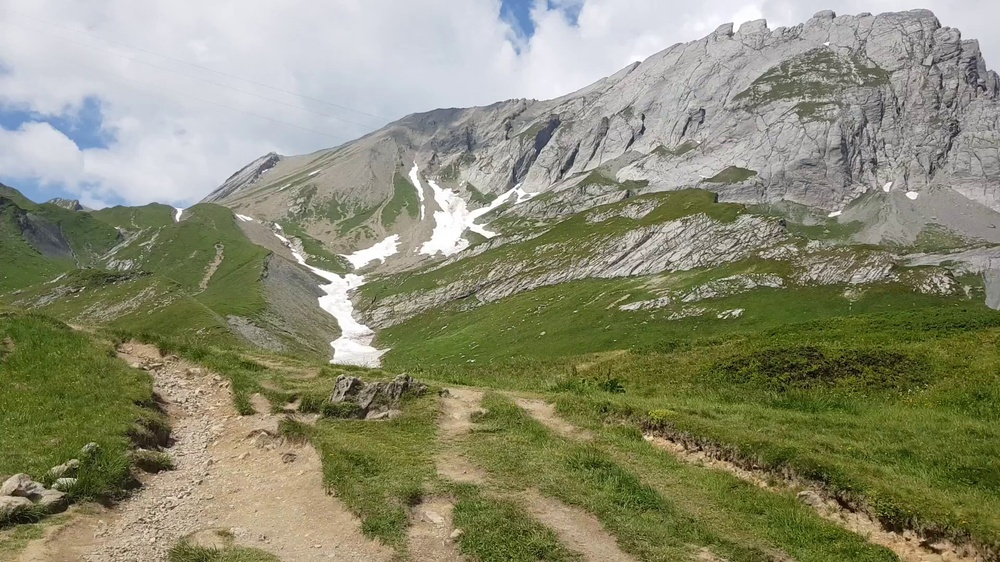
#> input picture frames/data/frame0.jpg, 1000 x 562 px, shrunk from 1920 x 1080 before the run
$ python -i cutter.py   (imports and definitions only)
#> lines starting #> are read from the running program, lines starting #| are printed output that depends on the picture; after the words box and inside, x2 and y2 are one past the last pixel; in counts of white or black regions, pixels touching at a corner belong together
#> further down, picture is the input picture: shape (562, 1000, 3); mean B, G, R 114.8, 140.5, 139.7
import cv2
import numpy as np
import imutils
from PIL import ImageEnhance, Image


def cutImage(stitched_img):
    # make border to the image to find the requested rectangle
    stitched_img = cv2.copyMakeBorder(stitched_img, 5, 5, 5, 5, cv2.BORDER_CONSTANT, (0, 0, 0))
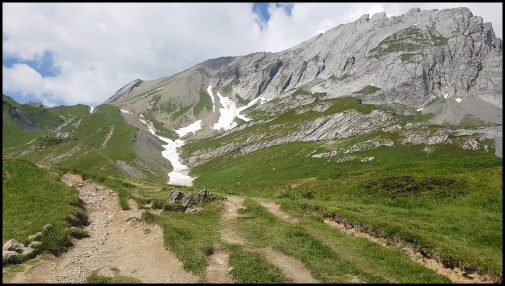
#> stitched_img: shape (572, 1010, 3) (shown at 1/2 size); mean of channels 0, 1, 2 111.7, 136.7, 135.9; drawn as B, G, R
    # convert to gray scale
    gray = cv2.cvtColor(stitched_img, cv2.COLOR_BGR2GRAY)
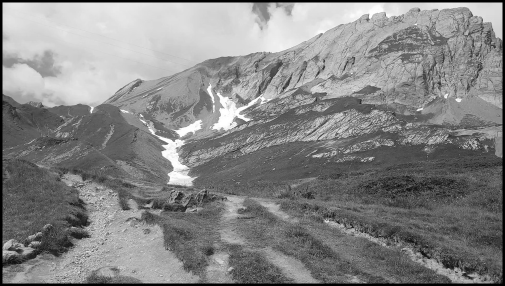
#> gray: shape (572, 1010) (shown at 1/2 size); min 0, max 255, mean 133.6
    # try to find where is the "black pixel" using binary 0 and 1
    # to get a clean image without the black space
    thresh_img = cv2.threshold(gray, 0, 255, cv2.THRESH_BINARY)[1]
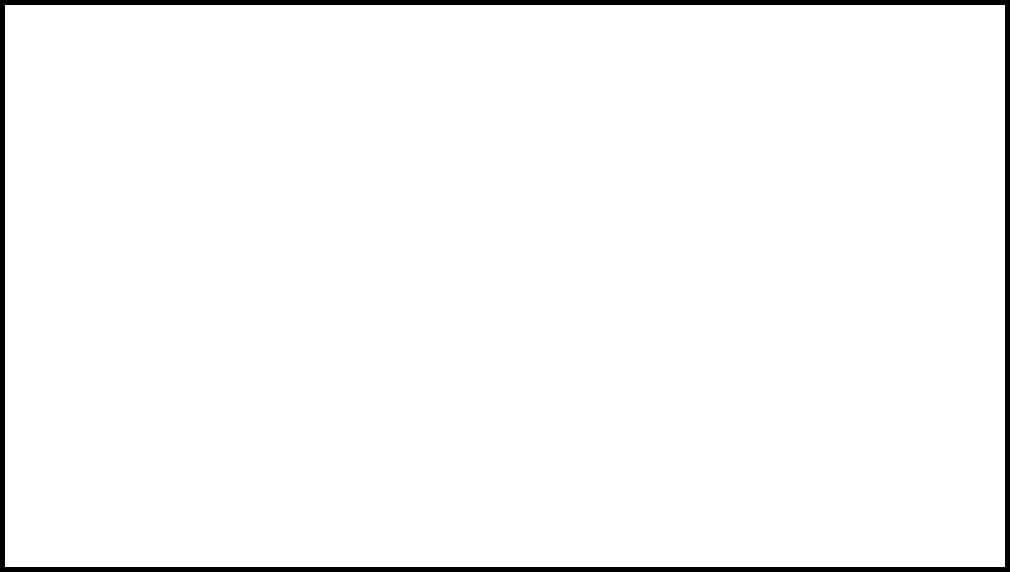
#> thresh_img: shape (572, 1010); 97.3% white; 1 black region

    # find the contours on the binary image to find the circle corners and substract those later
    contours = cv2.findContours(thresh_img.copy(), cv2.RETR_EXTERNAL, cv2.CHAIN_APPROX_SIMPLE)
#> contours = 1 contour; box (x1, y1, x2, y2) and area: (5, 5, 1005, 567) 560439
    # find the maximum area of the image
    contours = imutils.grab_contours(contours)
#> contours = [[[5, 5], [5, 566], [1004, 566], [1004, 5]]]
    areaOI = max(contours, key=cv2.contourArea)
#> areaOI = [[5, 5], [5, 566], [1004, 566], [1004, 5]]
    # find mask with the same shape with the required image
    mask = np.zeros(thresh_img.shape, dtype="uint8")
    x, y, w, h = cv2.boundingRect(areaOI)
#> x = 5; y = 5; w = 1000; h = 562
    cv2.rectangle(mask, (x, y), (x + w, y + h), 255, -1)
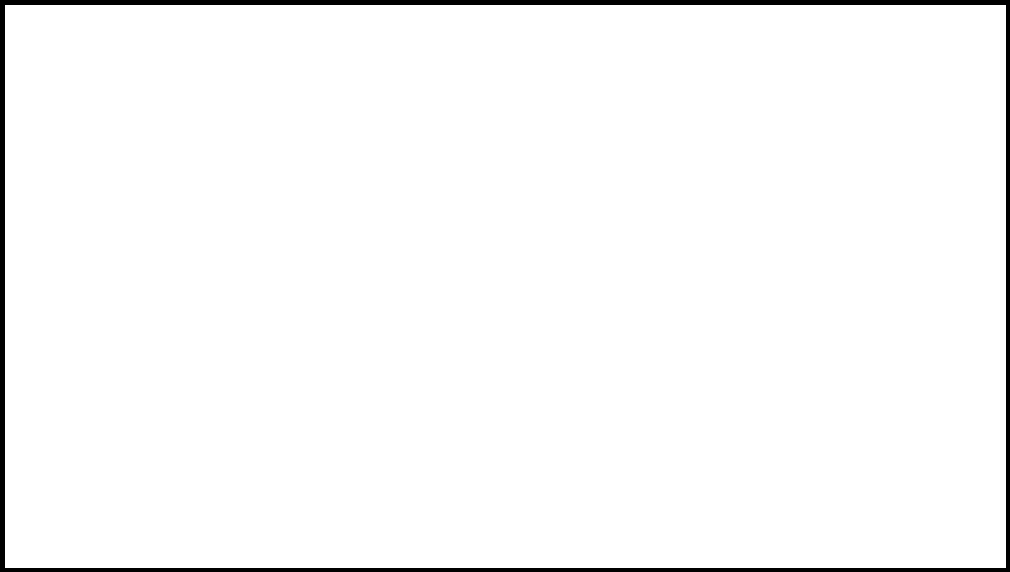
#> mask: shape (572, 1010); 97.5% white; 1 black region, box (x1, y1, x2, y2) and area: (0, 0, 1010, 572) 14157

    minRectangle = mask.copy()
    sub = mask.copy()
    # subtract the minimum rectangle from the image
    while cv2.countNonZero(sub) > 0:
        minRectangle = cv2.erode(minRectangle, None)
        sub = cv2.subtract(minRectangle, thresh_img)
#> this loop made 1 pass
#> pass 1, in cutImage, `minRectangle = cv2.erode(minRectangle, None)`:
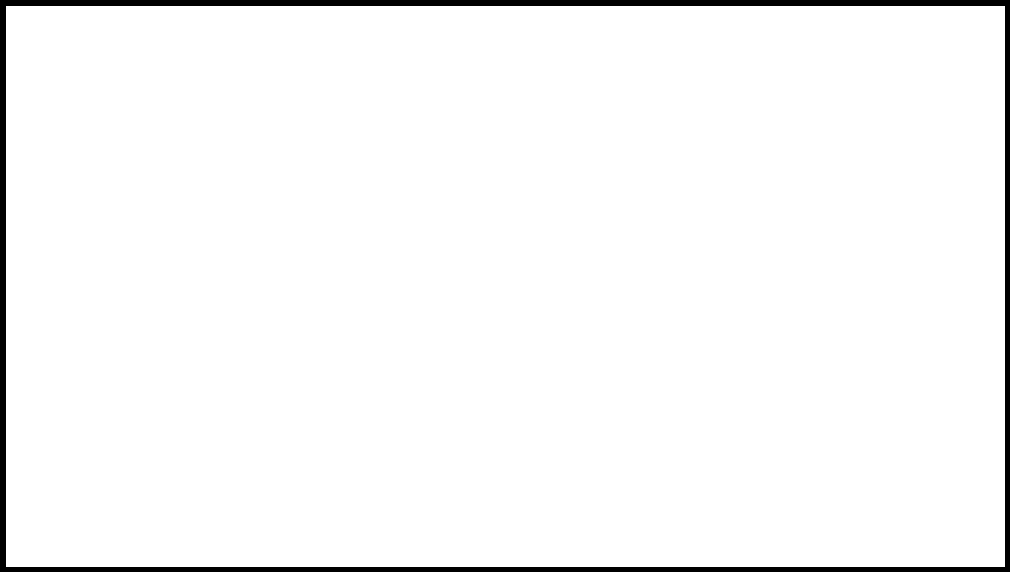
#> minRectangle: shape (572, 1010); 97% white; 1 black region
    # now find the minimum rectangle in the contours
    contours = cv2.findContours(minRectangle.copy(), cv2.RETR_EXTERNAL, cv2.CHAIN_APPROX_SIMPLE)
#> contours = 1 contour; box (x1, y1, x2, y2) and area: (6, 6, 1005, 567) 558880

    contours = imutils.grab_contours(contours)
#> contours = [[[6, 6], [6, 566], [1004, 566], [1004, 6]]]
    areaOI = max(contours, key=cv2.contourArea)
#> areaOI = [[6, 6], [6, 566], [1004, 566], [1004, 6]]

    # take the requested image of contour
    x, y, w, h = cv2.boundingRect(areaOI)
#> x = 6; y = 6; w = 999; h = 561
    # give the image without the black space
    cut_stitched_img = stitched_img[y:y + h, x:x + w]

    return cut_stitched_img[:, :, ::-1]
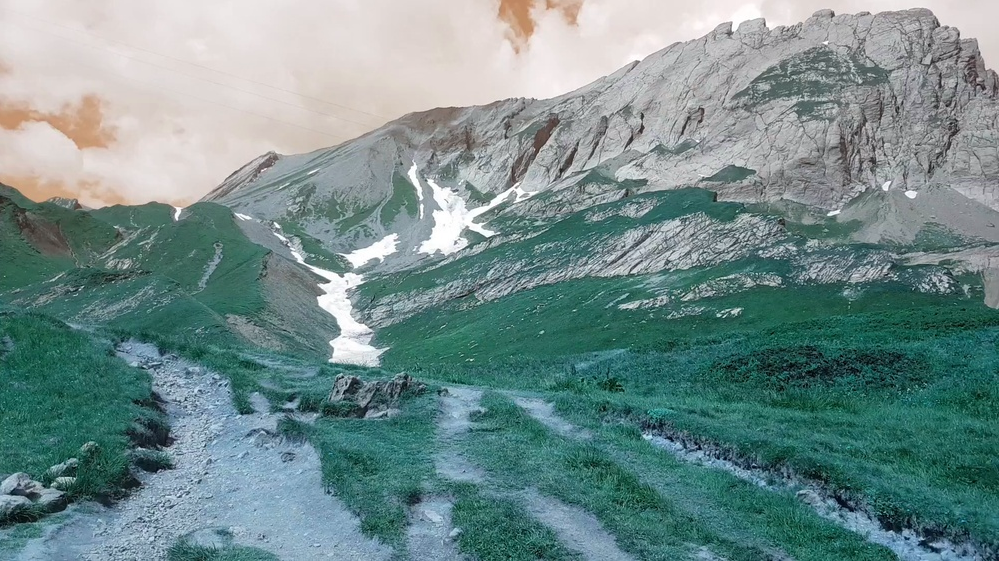
#> returned value: shape (561, 999, 3); mean of channels 0, 1, 2 139.5, 140.4, 114.6; drawn as B, G, R

"""
def cutImage(stitched_img):
    # make border to the image to find the requested rectangle
    stitched_img = cv2.copyMakeBorder(stitched_img, 5, 5, 5, 5, cv2.BORDER_CONSTANT, (0, 0, 0))
    # convert to gray scale
    gray = cv2.cvtColor(stitched_img, cv2.COLOR_BGR2GRAY)
    # try to find where is the "black pixel" using binary 0 and 1
    # to get a clean image without the black space
    thresh_img = cv2.threshold(gray, 0, 255, cv2.THRESH_BINARY)[1]

    plt.figure()
    plt.imshow(thresh_img)
    plt.axis('off')
    plt.show()
    # find the contours on the binary image to find the circle corners and substract those later
    contours = cv2.findContours(thresh_img.copy(), cv2.RETR_EXTERNAL, cv2.CHAIN_APPROX_SIMPLE)
    # find the maximum area of the image
    contours = imutils.grab_contours(contours)
    areaOI = max(contours, key=cv2.contourArea)
    # find mask with the same shape with the required image
    mask = np.zeros(thresh_img.shape, dtype="uint8")
    x, y, w, h = cv2.boundingRect(areaOI)
    cv2.rectangle(mask, (x, y), (x + w, y + h), 255, -1)

    minRectangle = mask.copy()
    sub = mask.copy()
    # subtract the minimum rectangle from the image
    while cv2.countNonZero(sub) > 0:
        minRectangle = cv2.erode(minRectangle, None)
        sub = cv2.subtract(minRectangle, thresh_img)
    # now find the minimum rectangle in the contours
    contours = cv2.findContours(minRectangle.copy(), cv2.RETR_EXTERNAL, cv2.CHAIN_APPROX_SIMPLE)

    contours = imutils.grab_contours(contours)
    areaOI = max(contours, key=cv2.contourArea)

    plt.figure()
    plt.imshow(minRectangle)
    plt.axis('off')
    plt.show()
    # take the requested image of contour
    x, y, w, h = cv2.boundingRect(areaOI)
    # give the image without the black space
    stitched_img = stitched_img[y:y + h, x:x + w]

    cv2.imwrite("stitchedOutputProcessed.png", stitched_img)
    # make the image sharper
    Im = Image.open('stitchedOutputProcessed.png')
    enhancer = ImageEnhance.Sharpness(Im)
    enhanced = enhancer.enhance(5.0)
    enhanced.save('enhanced.png')
    plt.figure()
    plt.imshow(stitched_img[:, :, ::-1])
    plt.axis('off')
    plt.show()
    plt.imshow(enhanced)

    plt.axis('off')
    plt.show()


"""

>>> import cv2
>>> picture = cv2.imread('frames/data/frame0.jpg')
>>> result = cutImage(picture)

$ run again, on frames/data/frame1.jpg
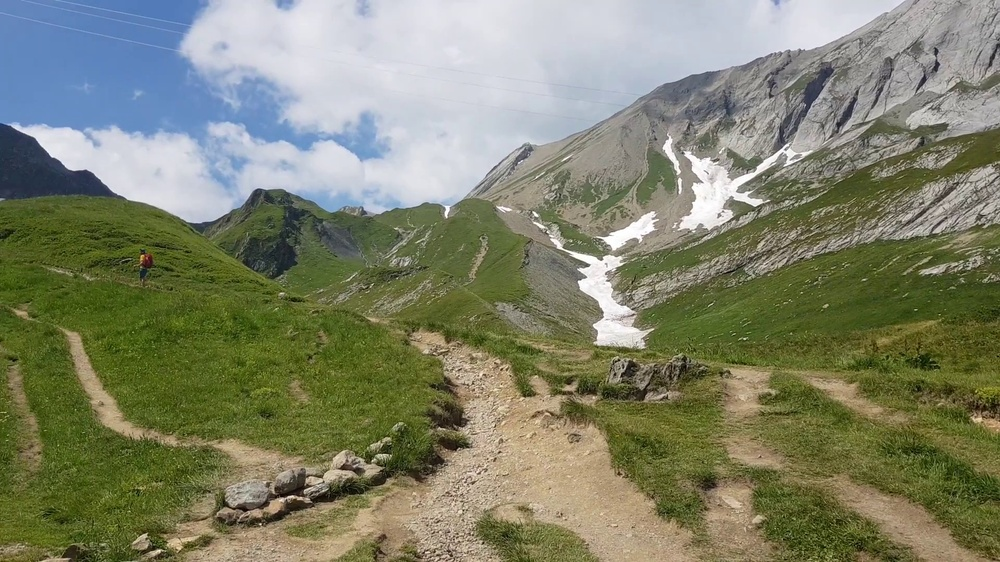
#> input picture frames/data/frame1.jpg, 1000 x 562 px, shrunk from 1920 x 1080 before the run
#> picture is the input picture: shape (562, 1000, 3); mean B, G, R 106.9, 130.9, 127.5
#> in cutImage, `gray = cv2.cvtColor(stitched_img, cv2.COLOR_BGR2GRAY)`:
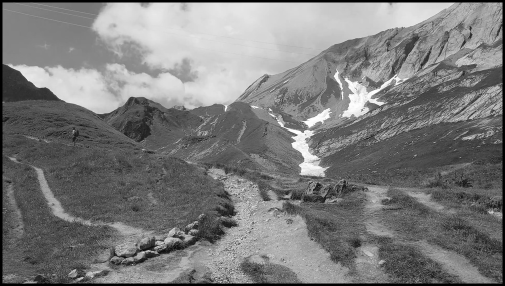
#> gray: shape (572, 1010) (shown at 1/2 size); min 0, max 255, mean 123.7
#> thresh_img: shape (572, 1010); 97.3% white; 1 black region
#> in cutImage, `contours = cv2.findContours(thresh_img.copy(), cv2.RETR_EXTERNAL, cv2...`: contours = 1 contour; box (x1, y1, x2, y2) and area: (5, 5, 1005, 567) 560439
#> in cutImage, `contours = imutils.grab_contours(contours)`: contours = [[[5, 5], [5, 566], [1004, 566], [1004, 5]]]
#> in cutImage, `areaOI = max(contours, key=cv2.contourArea)`: areaOI = [[5, 5], [5, 566], [1004, 566], [1004, 5]]
#> in cutImage, `x, y, w, h = cv2.boundingRect(areaOI)`: x = 5; w = 1000; h = 562
#> mask: shape (572, 1010); 97.5% white; 1 black region, box (x1, y1, x2, y2) and area: (0, 0, 1010, 572) 14157
#> the loop in cutImage, `while cv2.countNonZero(sub) > 0:` made 1 pass
#> in cutImage, `contours = cv2.findContours(minRectangle.copy(), cv2.RETR_EXTERNAL, cv..`: contours = 1 contour; box (x1, y1, x2, y2) and area: (6, 6, 1005, 567) 558880
#> in cutImage, `contours = imutils.grab_contours(contours)`: contours = [[[6, 6], [6, 566], [1004, 566], [1004, 6]]]
#> in cutImage, `areaOI = max(contours, key=cv2.contourArea)`: areaOI = [[6, 6], [6, 566], [1004, 566], [1004, 6]]
#> in cutImage, `x, y, w, h = cv2.boundingRect(areaOI)`: x = 6; w = 999; h = 561
#> in cutImage, `return cut_stitched_img[:, :, ::-1]`:
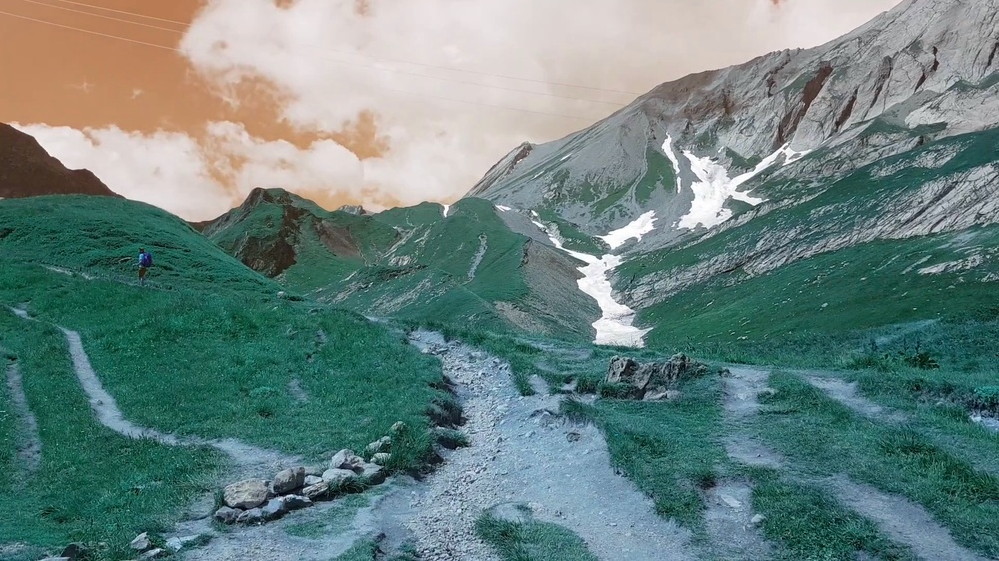
#> returned value: shape (561, 999, 3); mean of channels 0, 1, 2 127.4, 130.8, 106.7; drawn as B, G, R

$ run again, on frames/data/frame2.jpg
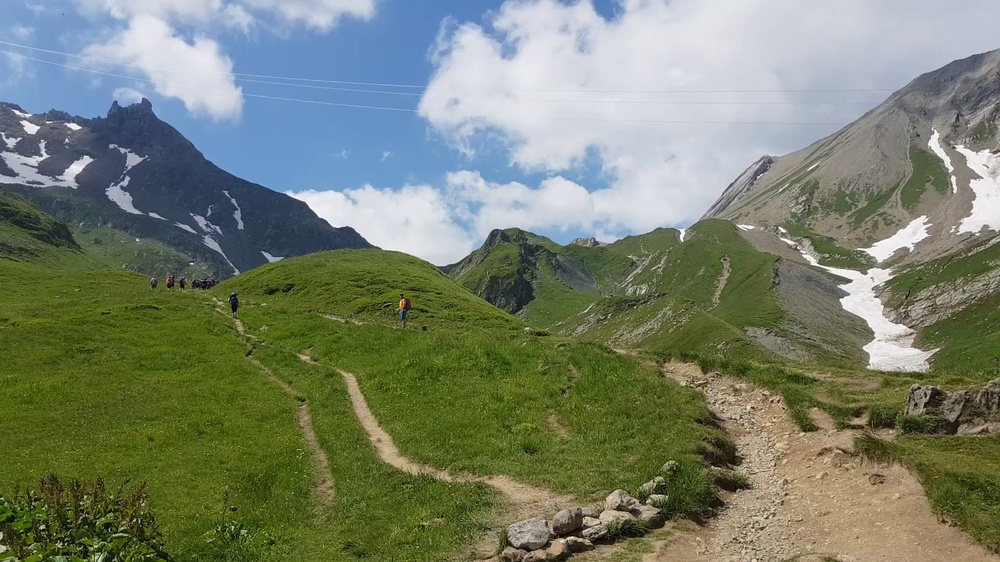
#> input picture frames/data/frame2.jpg, 1000 x 562 px, shrunk from 1920 x 1080 before the run
#> picture is the input picture: shape (562, 1000, 3); mean B, G, R 109.5, 128.7, 119.8
#> in cutImage, `gray = cv2.cvtColor(stitched_img, cv2.COLOR_BGR2GRAY)`:
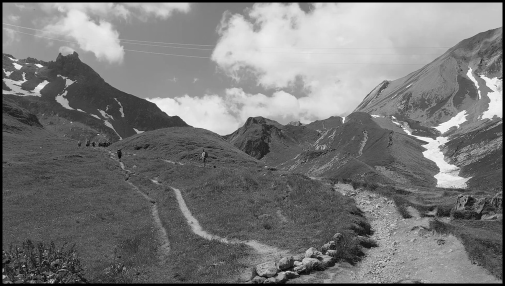
#> gray: shape (572, 1010) (shown at 1/2 size); min 0, max 255, mean 120.5
#> thresh_img: shape (572, 1010); 97.3% white; 1 black region
#> in cutImage, `contours = cv2.findContours(thresh_img.copy(), cv2.RETR_EXTERNAL, cv2...`: contours = 1 contour; box (x1, y1, x2, y2) and area: (5, 5, 1005, 567) 560439
#> in cutImage, `contours = imutils.grab_contours(contours)`: contours = [[[5, 5], [5, 566], [1004, 566], [1004, 5]]]
#> in cutImage, `areaOI = max(contours, key=cv2.contourArea)`: areaOI = [[5, 5], [5, 566], [1004, 566], [1004, 5]]
#> in cutImage, `x, y, w, h = cv2.boundingRect(areaOI)`: x = 5; w = 1000; h = 562
#> mask: shape (572, 1010); 97.5% white; 1 black region, box (x1, y1, x2, y2) and area: (0, 0, 1010, 572) 14157
#> the loop in cutImage, `while cv2.countNonZero(sub) > 0:` made 1 pass
#> in cutImage, `contours = cv2.findContours(minRectangle.copy(), cv2.RETR_EXTERNAL, cv..`: contours = 1 contour; box (x1, y1, x2, y2) and area: (6, 6, 1005, 567) 558880
#> in cutImage, `contours = imutils.grab_contours(contours)`: contours = [[[6, 6], [6, 566], [1004, 566], [1004, 6]]]
#> in cutImage, `areaOI = max(contours, key=cv2.contourArea)`: areaOI = [[6, 6], [6, 566], [1004, 566], [1004, 6]]
#> in cutImage, `x, y, w, h = cv2.boundingRect(areaOI)`: x = 6; w = 999; h = 561
#> in cutImage, `return cut_stitched_img[:, :, ::-1]`:
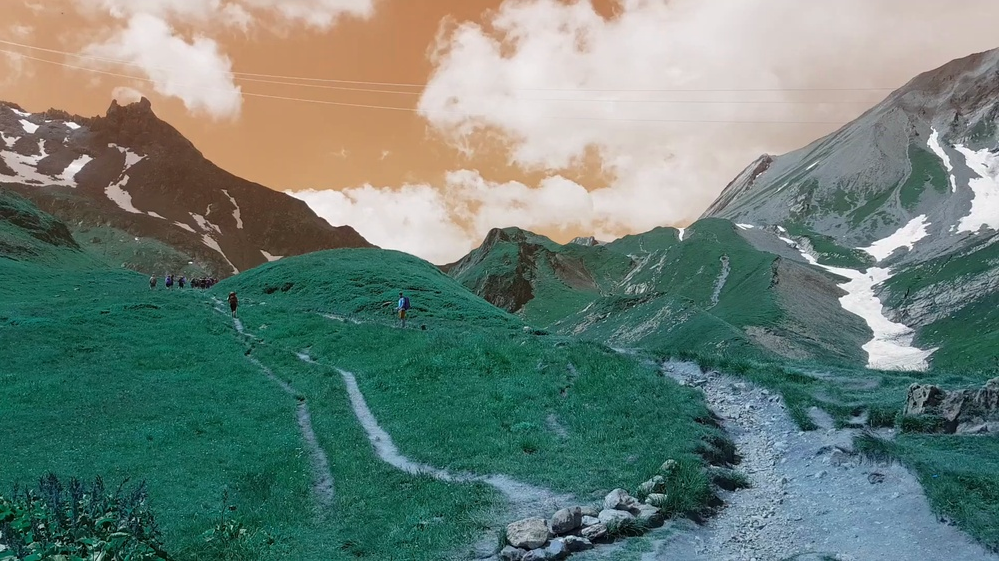
#> returned value: shape (561, 999, 3); mean of channels 0, 1, 2 119.7, 128.7, 109.3; drawn as B, G, R
